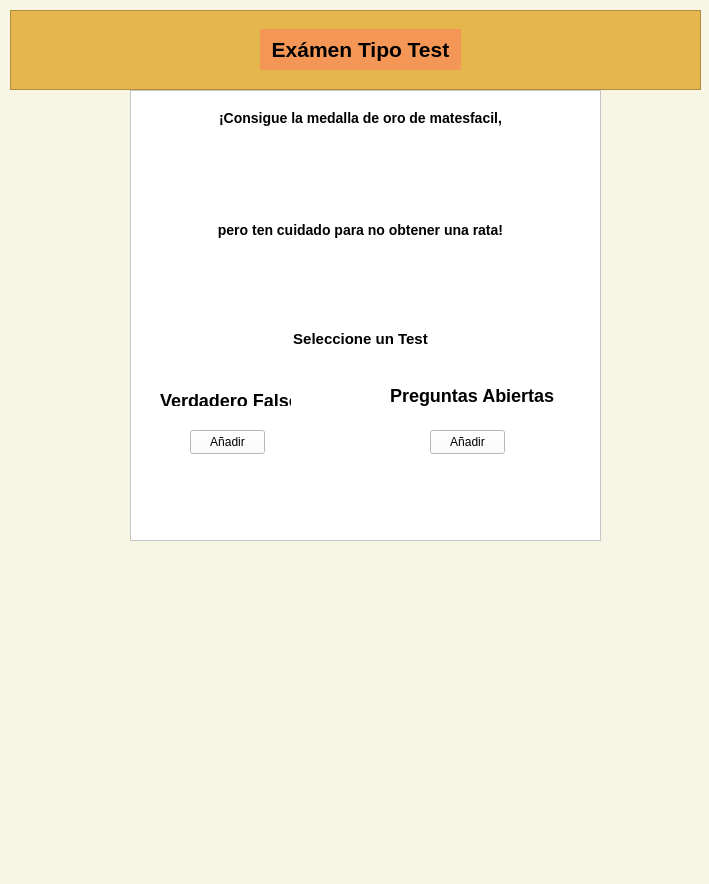
<?xml version="1.0" encoding="UTF-8"?>
<ui version="4.0">
 <class>Form</class>
 <widget class="QWidget" name="Form">
  <property name="geometry">
   <rect>
    <x>0</x>
    <y>0</y>
    <width>709</width>
    <height>884</height>
   </rect>
  </property>
  <property name="windowTitle">
   <string>Form</string>
  </property>
  <property name="styleSheet">
   <string notr="true">background-color: rgb(247, 245, 228);</string>
  </property>
  <widget class="QFrame" name="frame">
   <property name="geometry">
    <rect>
     <x>10</x>
     <y>10</y>
     <width>691</width>
     <height>80</height>
    </rect>
   </property>
   <property name="styleSheet">
    <string notr="true">background-color: rgb(229, 182, 78);</string>
   </property>
   <property name="frameShape">
    <enum>QFrame::StyledPanel</enum>
   </property>
   <property name="frameShadow">
    <enum>QFrame::Raised</enum>
   </property>
   <widget class="QLabel" name="label">
    <property name="geometry">
     <rect>
      <x>250</x>
      <y>19</y>
      <width>201</width>
      <height>41</height>
     </rect>
    </property>
    <property name="whatsThis">
     <string>&lt;html&gt;&lt;head/&gt;&lt;body&gt;&lt;h1 align=&quot;center&quot; style=&quot; margin-top:18px; margin-bottom:12px; margin-left:0px; margin-right:0px; -qt-block-indent:0; text-indent:0px;&quot;&gt;&lt;span style=&quot; font-family:'Courier New','Courier','monospace'; font-size:xx-large; font-weight:700; color:#000000;&quot;&gt;Exámenes tipo test&lt;/span&gt;&lt;/h1&gt;&lt;/body&gt;&lt;/html&gt;</string>
    </property>
    <property name="styleSheet">
     <string notr="true">background-color: rgb(244, 150, 86);</string>
    </property>
    <property name="text">
     <string>&lt;html&gt;&lt;head/&gt;&lt;body&gt;&lt;p align=&quot;center&quot;&gt;&lt;span style=&quot; font-size:16pt; font-weight:700; color:#000000;&quot;&gt;Exámen Tipo Test&lt;/span&gt;&lt;/p&gt;&lt;/body&gt;&lt;/html&gt;</string>
    </property>
   </widget>
  </widget>
  <widget class="QFrame" name="frame_2">
   <property name="geometry">
    <rect>
     <x>130</x>
     <y>90</y>
     <width>471</width>
     <height>451</height>
    </rect>
   </property>
   <property name="styleSheet">
    <string notr="true">background-color: rgb(255, 255, 255);</string>
   </property>
   <property name="frameShape">
    <enum>QFrame::StyledPanel</enum>
   </property>
   <property name="frameShadow">
    <enum>QFrame::Raised</enum>
   </property>
   <widget class="QLabel" name="label_2">
    <property name="geometry">
     <rect>
      <x>80</x>
      <y>20</y>
      <width>301</width>
      <height>16</height>
     </rect>
    </property>
    <property name="text">
     <string>&lt;html&gt;&lt;head/&gt;&lt;body&gt;&lt;h3 align=&quot;center&quot; style=&quot; margin-top:14px; margin-bottom:12px; margin-left:0px; margin-right:0px; -qt-block-indent:0; text-indent:0px; background-color:#ffffff;&quot;&gt;&lt;span style=&quot; font-family:'Times New Roman'; font-size:large; font-weight:700; color:#000000; background-color:#ffffff;&quot;&gt;¡Consigue la medalla de oro de matesfacil,&lt;/span&gt;&lt;/h3&gt;&lt;/body&gt;&lt;/html&gt;</string>
    </property>
   </widget>
   <widget class="QLabel" name="label_3">
    <property name="geometry">
     <rect>
      <x>190</x>
      <y>40</y>
      <width>91</width>
      <height>91</height>
     </rect>
    </property>
    <property name="styleSheet">
     <string notr="true">border-image: url(:/uno/0be0772db5a35601202d99cb3b1b9f45.jpg);</string>
    </property>
    <property name="text">
     <string/>
    </property>
   </widget>
   <widget class="QLabel" name="label_4">
    <property name="geometry">
     <rect>
      <x>80</x>
      <y>130</y>
      <width>301</width>
      <height>20</height>
     </rect>
    </property>
    <property name="text">
     <string>&lt;html&gt;&lt;head/&gt;&lt;body&gt;&lt;h3 align=&quot;center&quot; style=&quot; margin-top:14px; margin-bottom:12px; margin-left:0px; margin-right:0px; -qt-block-indent:0; text-indent:0px; background-color:#ffffff;&quot;&gt;&lt;span style=&quot; font-family:'Times New Roman'; font-size:large; font-weight:700; color:#000000; background-color:#ffffff;&quot;&gt;pero ten cuidado para no obtener una rata!&lt;/span&gt;&lt;/h3&gt;&lt;/body&gt;&lt;/html&gt;</string>
    </property>
   </widget>
   <widget class="QLabel" name="label_5">
    <property name="geometry">
     <rect>
      <x>190</x>
      <y>150</y>
      <width>101</width>
      <height>81</height>
     </rect>
    </property>
    <property name="styleSheet">
     <string notr="true">border-image: url(:/uno/pngtree-cute-mouse-cartoon-png-image_3835089.jpg);</string>
    </property>
    <property name="text">
     <string/>
    </property>
   </widget>
   <widget class="QLabel" name="label_6">
    <property name="geometry">
     <rect>
      <x>120</x>
      <y>240</y>
      <width>221</width>
      <height>16</height>
     </rect>
    </property>
    <property name="text">
     <string>&lt;html&gt;&lt;head/&gt;&lt;body&gt;&lt;p align=&quot;center&quot;&gt;&lt;span style=&quot; font-size:11pt; font-weight:700;&quot;&gt;Seleccione un Test&lt;/span&gt;&lt;/p&gt;&lt;/body&gt;&lt;/html&gt;</string>
    </property>
   </widget>
   <widget class="QLabel" name="label_7">
    <property name="geometry">
     <rect>
      <x>30</x>
      <y>300</y>
      <width>131</width>
      <height>16</height>
     </rect>
    </property>
    <property name="text">
     <string>&lt;html&gt;&lt;head/&gt;&lt;body&gt;&lt;h2 style=&quot; margin-top:16px; margin-bottom:12px; margin-left:0px; margin-right:0px; -qt-block-indent:0; text-indent:0px; background-color:#ffffff;&quot;&gt;&lt;span style=&quot; font-family:'Times New Roman'; font-size:12pt; font-weight:700; color:#000000; background-color:#ffffff;&quot;&gt;Verdadero Falso&lt;/span&gt;&lt;/h2&gt;&lt;/body&gt;&lt;/html&gt;</string>
    </property>
   </widget>
   <widget class="QLabel" name="label_9">
    <property name="geometry">
     <rect>
      <x>260</x>
      <y>290</y>
      <width>171</width>
      <height>31</height>
     </rect>
    </property>
    <property name="text">
     <string>&lt;html&gt;&lt;head/&gt;&lt;body&gt;&lt;h2 style=&quot; margin-top:16px; margin-bottom:12px; margin-left:0px; margin-right:0px; -qt-block-indent:0; text-indent:0px; background-color:#ffffff;&quot;&gt;&lt;span style=&quot; font-size:x-large; font-weight:700; background-color:#ffffff;&quot;&gt;Preguntas Abiertas&lt;/span&gt;&lt;/h2&gt;&lt;/body&gt;&lt;/html&gt;</string>
    </property>
   </widget>
   <widget class="QPushButton" name="pushButton">
    <property name="geometry">
     <rect>
      <x>60</x>
      <y>340</y>
      <width>75</width>
      <height>24</height>
     </rect>
    </property>
    <property name="text">
     <string>Añadir</string>
    </property>
   </widget>
   <widget class="QPushButton" name="pushButton_2">
    <property name="geometry">
     <rect>
      <x>300</x>
      <y>340</y>
      <width>75</width>
      <height>24</height>
     </rect>
    </property>
    <property name="text">
     <string>Añadir</string>
    </property>
   </widget>
  </widget>
 </widget>
 <resources>
  <include location="imagenes/andres.qrc"/>
 </resources>
 <connections/>
</ui>
